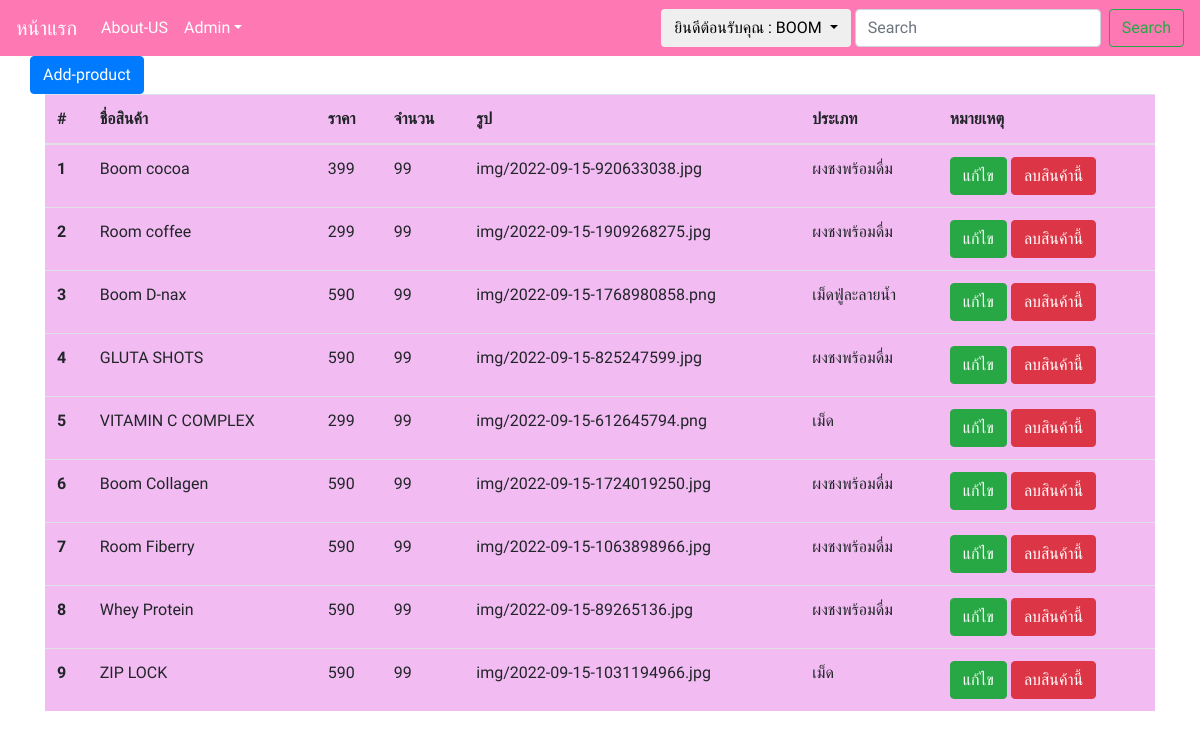
The page /pro/admin-product.php (signed in) on the database its author committed.
### tables this page shows
CREATE TABLE `products` (
  `products_id` int(11) NOT NULL,
  `products_name` varchar(250) NOT NULL,
  `products__price` int(11) NOT NULL,
  `products_quantity` int(11) NOT NULL,
  `products_img` text NOT NULL,
  `products_category` varchar(50) NOT NULL
);

### pro/admin-product.php (the view, shortened to what this page needs)
<?php
require_once 'navbar.php';
require_once 'connect.php';
 ?>
<body>
  <div class="container" >
    <div class="row" >
    <a href="add-product.php" class="btn btn-primary">Add-product</a>
    </div>
    <div class="table-responsive">
      <table style="background:#f2bcf2" class="table">
<thead>
  <tr>
    <th scope="col">#</th>
    <th scope="col">ชื่อสินค้า</th>
    <th scope="col">ราคา</th>
    <th scope="col">จำนวน</th>
    <th scope="col">รูป</th>
    <th scope="col">ประเภท</th>
    <th scope="col">หมายเหตุ</th>
  </tr>
</thead>
<tbody>
    <?php
    $n=1;
    $sql = ("SELECT * FROM products");
    $result=$mysqli->query($sql);
      while ($row = mysqli_fetch_array($result)) {
        ?>
        <tr>
          <th scope="row"><?php echo $n; ?></th>
          <td><?php echo $row['products_name']; ?></td>
          <td><?php echo $row['products__price']; ?></td>
          <td><?php echo $row['products_quantity']; ?></td>
          <td><?php echo $row['products_img']; ?></td>
          <td><?php echo $row['products_category']; ?></td>
          <td>
             <a href="edit-products.php?id=<?php echo $row['products_id']; ?>" class="btn btn-success">แก้ไข</a>
             <a href="#" class="btn btn-danger" onclick="checkdel(<?php echo $row['products_id']; ?>)" id="del">ลบสินค้านี้</a>
           </td>
        </tr>
        <?php
        $n++;
      }
     ?>
</tbody>
</table>
    </div>
  </div>
</body>

### pro/navbar.php (style rules this page uses)
* { font-family: 'Mali', cursive; }

### pro/admin-product.php (style rules this page uses)
body { background-image: url("img/bg1.png"); }

### rows shown on the page
products: products_name "Boom cocoa", products__price "399", products_quantity "99", products_img "img/2022-09-15-920633038.jpg", products_category "ผงชงพร้อมดื่ม"
products: products_name "Room coffee", products__price "299", products_quantity "99", products_img "img/2022-09-15-1909268275.jpg", products_category "ผงชงพร้อมดื่ม"
products: products_name "Boom D-nax", products__price "590", products_quantity "99", products_img "img/2022-09-15-1768980858.png", products_category "เม็ดฟู่ละลายน้ำ"
products: products_name "GLUTA SHOTS", products__price "590", products_quantity "99", products_img "img/2022-09-15-825247599.jpg", products_category "ผงชงพร้อมดื่ม"
products: products_name "VITAMIN C COMPLEX", products__price "299", products_quantity "99", products_img "img/2022-09-15-612645794.png", products_category "เม็ด"
products: products_name "Boom Collagen", products__price "590", products_quantity "99", products_img "img/2022-09-15-1724019250.jpg", products_category "ผงชงพร้อมดื่ม"
products: products_name "Room Fiberry", products__price "590", products_quantity "99", products_img "img/2022-09-15-1063898966.jpg", products_category "ผงชงพร้อมดื่ม"
products: products_name "Whey Protein", products__price "590", products_quantity "99", products_img "img/2022-09-15-89265136.jpg", products_category "ผงชงพร้อมดื่ม"
products: products_name "ZIP LOCK", products__price "590", products_quantity "99", products_img "img/2022-09-15-1031194966.jpg", products_category "เม็ด"

### other values the page prints
$_SESSION['user_name'] "BOOM"
